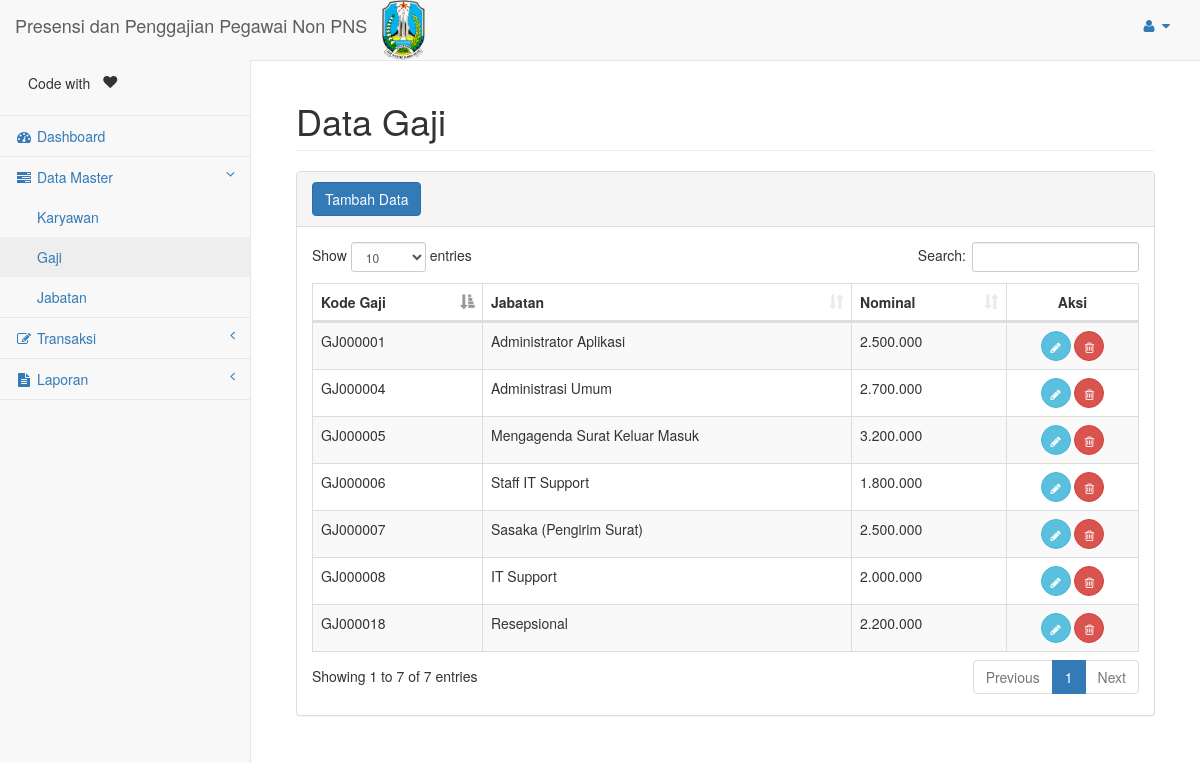
The app's page /page/gaji_list.php (signed in) with its own data.
### tables this page shows
CREATE TABLE IF NOT EXISTS `gaji` (
`ID_GAJI` int(11) NOT NULL,
  `NOMINAL` int(11) DEFAULT NULL,
  `id_jabatan` varchar(12) DEFAULT NULL
);

CREATE TABLE IF NOT EXISTS `jabatan` (
  `ID_JABATAN` varchar(12) NOT NULL,
  `NAMA_JABATAN` varchar(100) DEFAULT NULL
);

### page/gaji_list.php (the view, shortened to what this page needs)
<?php
	include('header.php');
	$q = "SELECT g.id_gaji, g.nominal, j.nama_jabatan ";
	$q.= "FROM gaji g JOIN jabatan j ON g.id_jabatan=j.id_jabatan ";
	$rs = mysql_query($q);
?>
<div class="col-lg-12">
    <h1 class="page-header">Data Gaji</h1>
</div>
<div class="col-lg-12 ">
	<div class="panel panel-default">
        <div class="panel-heading">
           	<a href="gaji_detail.php" class="btn btn-primary">Tambah Data</a>
        </div>
        <div class="panel-body">
            <div class="dataTable_wrapper table-responsive">
            	<table class="table table-striped table-bordered table-hover" id="gaji">
            		<thead>
            			<tr>
	                        <th>Kode Gaji</th>
                            <th>Jabatan</th>
                            <th>Nominal</th>
	                        <th class="text-center">Aksi</th>
            			</tr>
            		</thead>
            		<tbody>
            			<?php
            				while ($row = mysql_fetch_array($rs)) {
                                $gaji = $row['id_gaji'];
                                $gaji = 'GJ'.str_pad($gaji, 6, "0", STR_PAD_LEFT);
            			?>
            			<tr>
            				<td><?= $gaji ?></td>
            				<td><?= $row['nama_jabatan'] ?></td>
                            <td><?= number_format($row['nominal'],0,',','.') ?></td>
            				<td class="text-center">
            					<a href="gaji_detail.php?id_gaji=<?=$row['id_gaji']?>" class="btn btn-info btn-circle"><i class="fa fa-pencil"></i></a>
            					<span onclick="if(confirm('Apakah anda yakin akan menghapus data Gaji <?=$gaji?> ?')){location.href='gaji_list.php?id_gaji=<?=$row['id_gaji']?>&delete=delete'}" class="btn btn-danger btn-circle"><i class="fa fa-trash-o"></i></span>
            				</td>
            			</tr>
            			<?php
            				}
            			 ?>
            		</tbody>
            	</table>
            </div>
        </div>
    </div>
</div>
<?php include('footer.php') ?>

### page/header.php (shortened to what this page needs)
<!DOCTYPE html>
<html lang="en">
<head>
    <link href="../dist/bootstrap/dist/css/bootstrap.min.css" rel="stylesheet">
    <link href="../dist/metisMenu/dist/metisMenu.min.css" rel="stylesheet">
    <link href="../dist/sb-admin/dist/css/sb-admin-2.css" rel="stylesheet">
    <link href="../dist/font-awesome/css/font-awesome.min.css" rel="stylesheet" type="text/css">
    <link href="../dist/datatables/media/css/dataTables.bootstrap.min.css" rel="stylesheet" >
    <link href="../dist/datetimepicker/bootstrap-datetimepicker.min.css" rel="stylesheet">
</head>
<body>
    <div id="wrapper">
        <nav class="navbar navbar-default navbar-static-top" role="navigation" style="margin-bottom: 0">
            <div class="navbar-header">
                <a class="navbar-brand" >Presensi dan Penggajian Pegawai Non PNS</a>
                <img src="../dist/img/logo.png" width="7%;">
            </div>
            <ul class="nav navbar-top-links navbar-right">
                <li class="dropdown">
                    <a class="dropdown-toggle" data-toggle="dropdown" href="#">
                        <i class="fa fa-user fa-fw"></i>  <i class="fa fa-caret-down"></i>
                    </a>
                </li>
            </ul>
            <div class="navbar-default sidebar" role="navigation">
                <div class="sidebar-nav navbar-collapse">
                    <ul class="nav" id="side-menu">
                        <li class="sidebar-search">
                            <div class="input-group custom-search-form">
                                <label class="btn btn-social">Code with</label><i class="fa fa-heart"></i>
                            </div>
                        </li>
                        <li><a href="dashboard.php"><i class="fa fa-dashboard fa-fw"></i> Dashboard</a></li>
                        <li>
                            <a href="#"><i class="fa fa-tasks fa-fw"></i> Data Master<span class="fa arrow"></span></a>
                            <ul class="nav nav-second-level ">
                                <li class="Myside"><a href="karyawan_list.php">Karyawan</a></li>
                                <li class="Myside"><a href="gaji_list.php">Gaji</a></li>
                                <li class="Myside"><a href="jabatan_list.php">Jabatan</a></li>
                            </ul>
                        </li>
                        <li>
                            <a href="#"><i class="fa fa-pencil-square-o fa-fw"></i> Transaksi<span class="fa arrow"></span></a>
                        </li>
                        <li>
                            <a href="#"><i class="fa fa-file-text fa-fw"></i> Laporan<span class="fa arrow"></span></a>
                        </li>
                    </ul>
                </div>
            </div>
        </nav>
        <div id="page-wrapper">
            <div class="container-fluid">
                <div class="row main">

### page/footer.php (shortened to what this page needs)
                </div>
            </div>
        </div>
    </div>
</body>
</html>

### records on screen
gaji: ID_GAJI "GJ000001", id_jabatan.NAMA_JABATAN "Administrator Aplikasi", NOMINAL "2.500.000"
gaji: ID_GAJI "GJ000004", id_jabatan.NAMA_JABATAN "Administrasi Umum", NOMINAL "2.700.000"
gaji: ID_GAJI "GJ000005", id_jabatan.NAMA_JABATAN "Mengagenda Surat Keluar Masuk", NOMINAL "3.200.000"
gaji: ID_GAJI "GJ000006", id_jabatan.NAMA_JABATAN "Staff IT Support", NOMINAL "1.800.000"
gaji: ID_GAJI "GJ000007", id_jabatan.NAMA_JABATAN "Sasaka (Pengirim Surat)", NOMINAL "2.500.000"
gaji: ID_GAJI "GJ000008", id_jabatan.NAMA_JABATAN "IT Support", NOMINAL "2.000.000"
gaji: ID_GAJI "GJ000018", id_jabatan.NAMA_JABATAN "Resepsional", NOMINAL "2.200.000"
